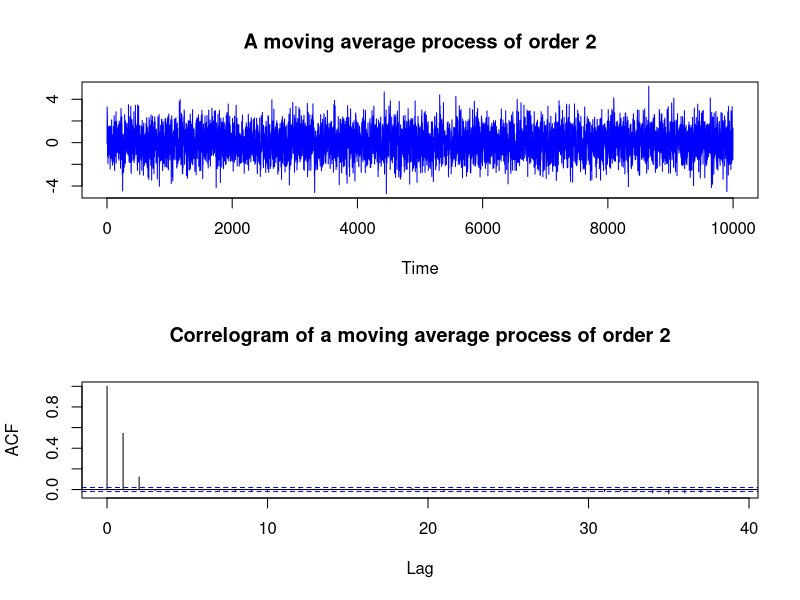

Write R code to recreate this figure.
#Simulating MA(2) process
# Generate noise
noise=rnorm(10000)

# Introduce a variable
ma_2=NULL

# Loop for generating MA(2) process

for(i in 3:10000){
    ma_2[i]=noise[i]+0.7*noise[i-1]+0.2*noise[i-2]
}

# Shift data to left by 2 units
moving_average_process=ma_2[3:10000]

# Put time series structure on a vanilla data
moving_average_process=ts(moving_average_process)

# Partition output graphics as a multi frame of 2 rows and 1 column
par(mfrow=c(2,1))

# plot the process and plot its ACF
plot(moving_average_process, main='A moving average process of order 2', ylab=' ', col='blue')
acf(moving_average_process, main='Correlogram of a moving average process of order 2')
